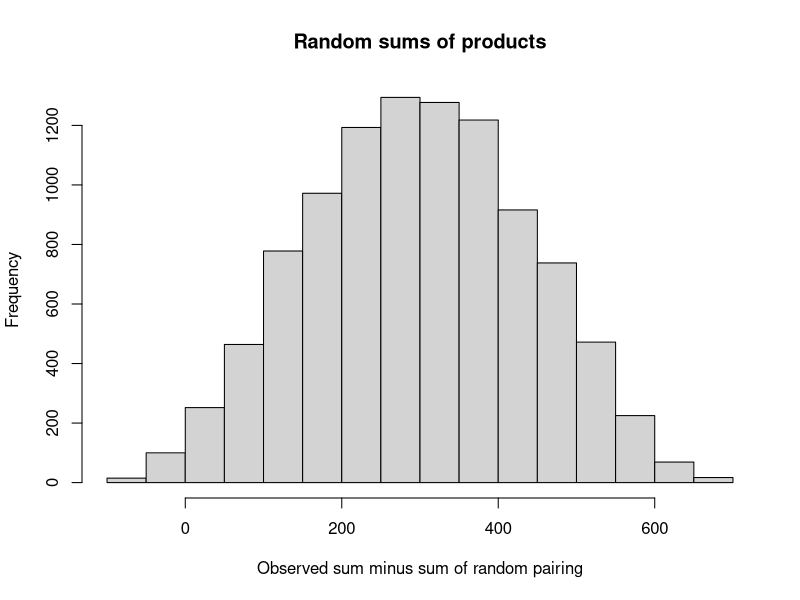

This figure's R source:
## ---- chunk 1
# Read the data file containing athletic and IQ scores.
ath_iq_df <- read.csv('data/athletic_iq.csv')
# Show the data frame.
ath_iq_df
## ---- chunk 2
# Turn athletic and IQ scores into vectors.
ath = ath_iq_df$athletic_score
iq = ath_iq_df$iq_score
## ---- chunk 3
# Multiply the two sets of scores together.
actual_prod <- ath * iq
# Sum the results — the "observed value."
actual_sum <- sum(actual_prod)
actual_sum
## ---- chunk 4
# Set the number of trials
n_trials <- 10000

# An empty array to store the trial results.
results <- numeric(n_trials)

# Do 10,000 experiments.
for (i in 1:n_trials) {
    # Shuffle the IQ scores so we can pair them against athletic scores.
    shuffled <- sample(iq)
    # Multiply the shuffled IQ scores by the athletic scores. (Note that we
    # could shuffle the athletic scores too but it would not achieve any
    # greater randomization, because shuffling one of the set of scores
    # already gives a random pairing between the sets of scores.
    fake_prod <- ath * shuffled
    # Sum the randomized multiplications.
    fake_sum <- sum(fake_prod)
    # Subtract the sum from the sum of the "observed" multiplication.
    diff <- actual_sum - fake_sum
    # Keep track of the result in results array.
    results[i] <- diff
    # End one trial, go back and repeat until 10000 trials are complete.
}

# Obtain a histogram of the trial results.
hist(results, breaks=25,
    main='Random sums of products',
    xlab='Observed sum minus sum of random pairing')
## ---- chunk 5
# Determine in how many trials the random sum of products was less than
# the observed sum of products.
k <- sum(results <= 0)
# Convert to a proportion.
kk <- k / n_trials
# Print the result.
message('Proportion of random pairings giving sum <= observed: ', kk)
